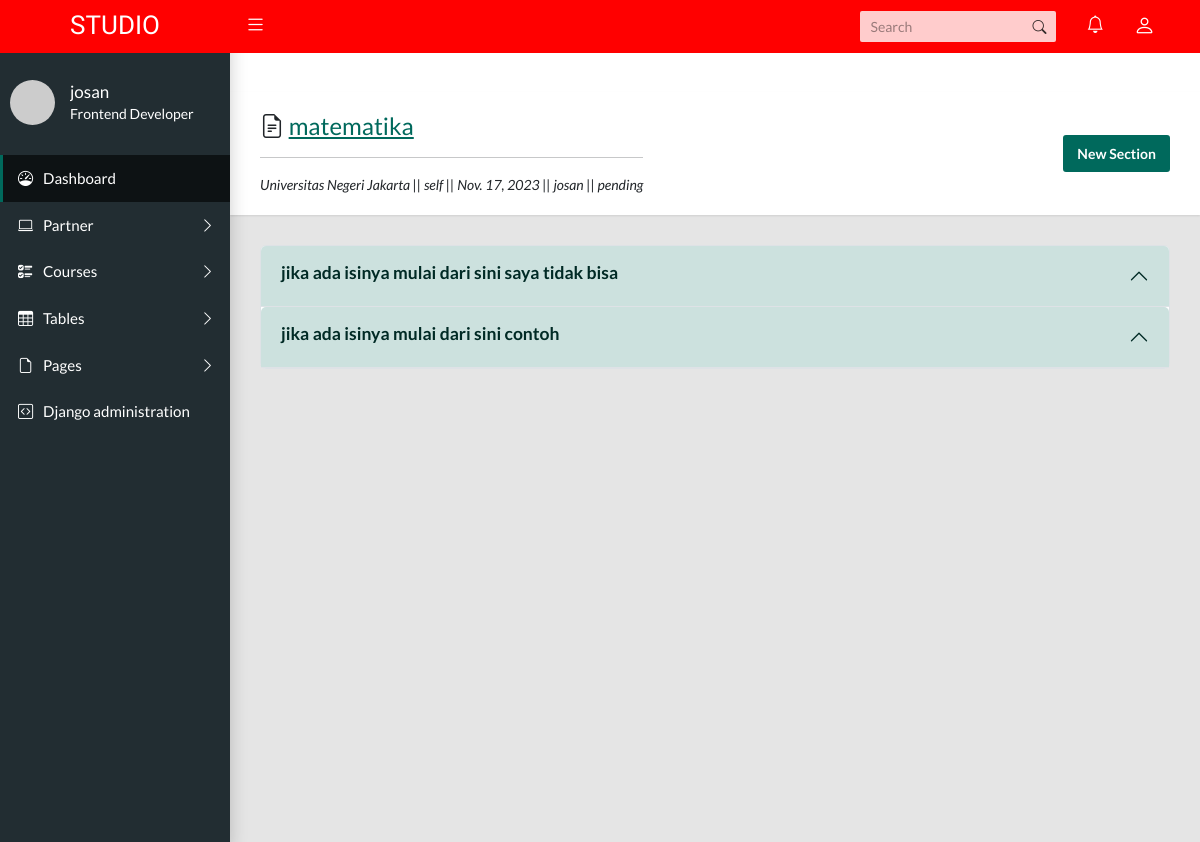
The app's page /course/course-detail/1 (signed in), older data.
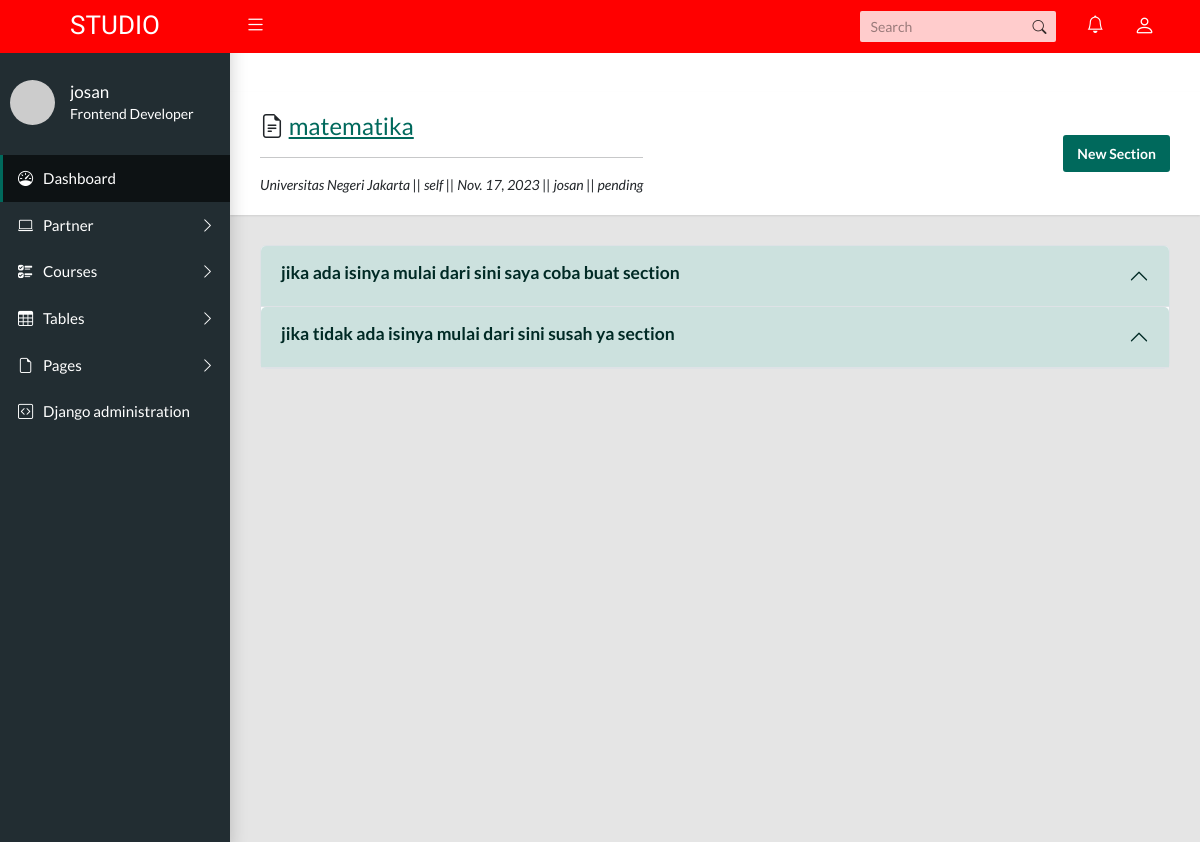
The same page, newer data.
### course/models.py (models this page shows, shortened)
class Course (models.Model):
    course_name = models.CharField(max_length=250)
    topic = models.CharField(max_length=250)
    course_overview = models.TextField(null=True)
    category = models.CharField(max_length=50, choices=Ct,null=True)
    number_of_questions = models.IntegerField(null=True)
    time = models.IntegerField(help_text="durations of the quiz in minutes",null=True)
    required_score_to_pas = models.IntegerField("required score in %", null=True)
    level = models.CharField(max_length=10, choices=Choi, default='basic', null=True)
    status_course = models.CharField(max_length=10, choices=St, default='draft')
    start_date = models.DateField(null=True)
    end_date = models.DateField(null=True)
    start_enrol = models.DateField(null=True)
    end_enrol = models.DateField(null=True)
    effort = models.CharField(max_length=20, null=True)
    lang = models.CharField(max_length=30, choices=Lg, default='id')
    org_partner = models.ForeignKey(Partner, on_delete=models.CASCADE)
    type_course = models.CharField(max_length=10, choices=Tc, default='self')
    image_course = models.ImageField(upload_to=filepath,null=True)
    author=models.ForeignKey(User,on_delete=models.CASCADE)
    course_year=models.IntegerField(null=True, default=current_year)

class Category(models.Model):
    parent = models.ForeignKey('self', related_name='children', on_delete=models.CASCADE, blank = True, null=True)
    title = models.CharField(max_length=100)
    slug = AutoSlugField(populate_from='title', unique=True, null=False, editable=False)
    created_at = models.DateTimeField(auto_now_add=True)
    mk=models.ForeignKey(Course,on_delete=models.CASCADE,related_name='course_id')
    def __str__(self):
        return self.title
    class Meta:
        unique_together = ('slug', 'parent',)
        verbose_name_plural = "categories"
    def __str__(self):
        full_path = [self.title]
        k = self.parent
        while k is not None:
            full_path.append(k.title)
            k = k.parent
        return ' -> '.join(full_path[::-1])

### partner/models.py (models this page shows)
class Partner(models.Model):
    partner_name = models.TextField(max_length=191)
    partner_abbreviation = models.TextField(max_length=50)
    partner_email = models.ForeignKey(User,on_delete=models.CASCADE,related_name='partner_add')
    partner_phone = models.TextField(max_length=50)
    partner_address = models.TextField(max_length=50)
    partner_tax = models.TextField(max_length=50)
    partner_status = models.TextField(max_length=50)
    partner_check = models.TextField(max_length=50)
    partner_logo = models.ImageField(upload_to=filepath,null=True, blank=True)
    partner_join = models.DateTimeField(auto_now_add=True)
    def __str__(self):
        return f"{self.partner_name}"

### course/views.py (the view)
# urls.py: path("course-detail/<str:pk>", views.courseDetail, name= "course_detail"),
def courseDetail(request, pk):
    mk = Course.objects.get(id=pk)
    sc = Section.objects.all().filter(section_id_course_id=mk)
    ssc = SubSection.objects.all().filter(sub_id_id=mk)
    catg = Category.objects.filter(parent=None, mk_id=mk)
    context = {'course':mk,'sc':sc,'ssc':ssc,'catg':catg}
    return render(request, 'course_detail.html', context)

### course/templates/course_detail.html (shortened to what this page needs)
{% extends 'layouts/default/page.html' %}
{% load i18n %}
{% block content %}
  <div class="app-title">
    <div>
      <h1> <i class="bi bi-file-earmark-text"></i>
        <a href="{% url 'course:course_view'%}">{{course.course_name}}</a></h1>
        <hr>
      <p>{{course.org_partner}} || {{course.type_course}} || {{course.start_date}} || {{course.author}} || {{course.status_course}}</p>
    </div>
    <ul class="app-breadcrumb breadcrumb">
      <li class="breadcrumb-item">
        <button type="button" class="btn btn-primary" data-bs-toggle="modal" data-bs-target="#staticBackdrop" >
          New Section
        </button></li>
    </ul>
  </div>
  <div class="accordion" id="accordionExample">
    <div class="accordion-item">
      {% for i in catg %}
      {% if not i.children.all %}
        <h2 class="accordion-header" id="headingOne">
            <button class="accordion-button" type="button" data-bs-toggle="collapse" data-bs-target="#{{i.slug}}" aria-expanded="true" aria-controls="collapseOne">
               <h5> jika tidak ada isinya mulai dari sini {{i.title}}</h5>
            </button>
        </h2>
        {% else %}
        <h2 class="accordion-header" id="headingOne">
          <button class="accordion-button" type="button" data-bs-toggle="collapse" data-bs-target="#{{i.slug}}" aria-expanded="true" aria-controls="collapseOne">
            <h5>jika ada isinya mulai dari sini {{i.title}}</h5>
          </button>
      </h2>
        {% endif %}
        {% endfor %}
    </div>
</div>
{% endblock %}

### content/templates/layouts/default/page.html (shortened to what this page needs)
{% load static %}
{% load bootstrap4 %}
{% load i18n %}
{% get_current_language as language_code %}
<!DOCTYPE html>
<html lang="{{ language_code }}">
<head>
    <link href="{% static 'css/main.css' %}" rel="stylesheet">
    <link rel="stylesheet" type="text/css" href="https://cdn.jsdelivr.net/npm/bootstrap-icons@1.10.5/font/bootstrap-icons.css">
  </head>
<body class="app sidebar-mini">
 <header class="app-header"><a class="app-header__logo" href="{% url 'index' %}">STUDIO</a>
    <a class="app-sidebar__toggle" href="#" data-toggle="sidebar" aria-label="Hide Sidebar"></a>
    <ul class="app-nav">
      <li class="app-search">
        <input class="app-search__input" type="search" placeholder="Search">
        <button class="app-search__button"><i class="bi bi-search"></i></button>
      </li>
      <li class="dropdown"><a class="app-nav__item" href="#" data-bs-toggle="dropdown" aria-label="Show notifications"><i class="bi bi-bell fs-5"></i></a>
      </li>
      <li class="dropdown"><a class="app-nav__item" href="#" data-bs-toggle="dropdown" aria-label="Open Profile Menu"><i class="bi bi-person fs-4"></i></a>
      </li>
    </ul>
  </header>
    {% if request.user.is_authenticated %}
      {% if request.user.is_superuser %}
    <aside class="app-sidebar">
      <div class="app-sidebar__user"><img class="app-sidebar__user-avatar" src="https://randomuser.me/api/portraits/men/1.jpg" alt="User Image">
        <div>
          <p class="app-sidebar__user-name">{{ request.user.username }}</p>
          <p class="app-sidebar__user-designation">Frontend Developer</p>
        </div>
      </div>
      {% endif %}
      <ul class="app-menu">
        <li><a class="app-menu__item active" href="{% url 'index' %}"><i class="app-menu__icon bi bi-speedometer"></i><span class="app-menu__label">Dashboard</span></a></li>
        <li class="treeview"><a class="app-menu__item" href="#" data-toggle="treeview"><i class="app-menu__icon bi bi-laptop"></i><span class="app-menu__label">Partner</span><i class="treeview-indicator bi bi-chevron-right"></i></a>
        </li>
        <li class="treeview"><a class="app-menu__item" href="#" data-toggle="treeview"><i class="app-menu__icon bi bi-ui-checks"></i><span class="app-menu__label">Courses</span><i class="treeview-indicator bi bi-chevron-right"></i></a>
        </li>
        <li class="treeview"><a class="app-menu__item" href="#" data-toggle="treeview"><i class="app-menu__icon bi bi-table"></i><span class="app-menu__label">Tables</span><i class="treeview-indicator bi bi-chevron-right"></i></a>
        </li>
        <li class="treeview"><a class="app-menu__item" href="#" data-toggle="treeview"><i class="app-menu__icon bi bi-file-earmark"></i><span class="app-menu__label">Pages</span><i class="treeview-indicator bi bi-chevron-right"></i></a>
        </li>
        <li><a class="app-menu__item" href="{% url 'admin:login' %}"><i class="app-menu__icon bi bi-code-square"></i><span class="app-menu__label">{% trans 'Django administration' %}</span></a></li>
      </ul>
      {% endif %}
    </aside>
<br>
<br>
<main class="app-content">
    {% block content %}{% endblock %}
  </main>
</body>
</html>

Row changes from the older to the newer data that the page shows:
removed Category: title "saya tidak bisa"
removed Category: title "contoh"
added Category: title "saya coba buat section"
added Category: title "susah ya section"
